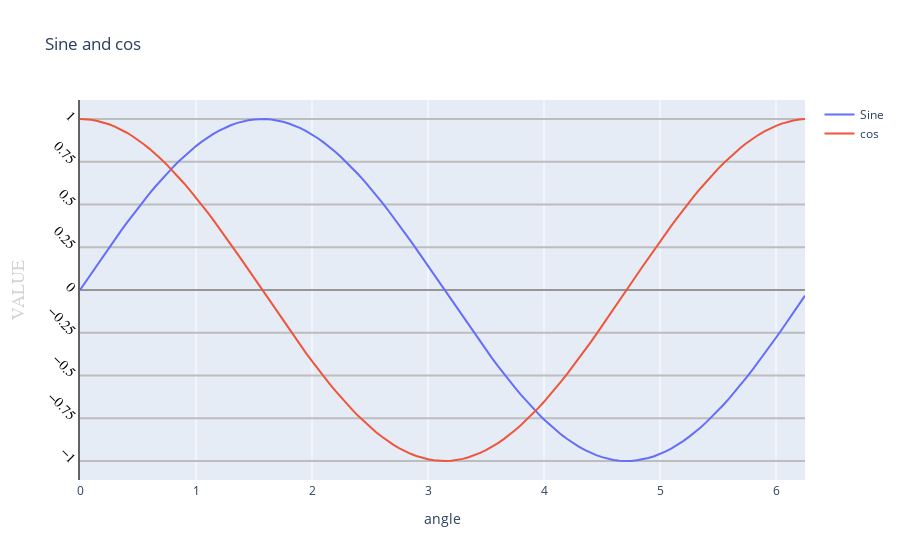

The notebook cell saved with this chart:
### Markdown cell above
### Enhanced Layout

### Code cell
layout = go.Layout(
   title = "Sine and cos",
   xaxis = dict(
      title = 'angle',
      showgrid = True,
      zeroline = True,
      showline = True,
      showticklabels = True,
      gridwidth = 1
   ),
   yaxis = dict(
      showgrid = True,
      zeroline = True,
      showline = True,
      gridcolor = '#bdbdbd',
      gridwidth = 2,
      zerolinecolor = '#969696',
      zerolinewidth = 2,
      linecolor = '#636363',
      linewidth = 2,
      title = 'VALUE',
      titlefont = dict(
         family = 'Arial, sans-serif',
         size = 18,
         color = 'lightgrey'
      ),
      showticklabels = True,
      tickangle = 45,
      tickfont = dict(
      family = 'Old Standard TT, serif',
      size = 14,
      color = 'black'
      ),
      tickmode = 'linear',
      tick0 = 0.0,
      dtick = 0.25
   )
)


fig = go.Figure(data = data, layout = layout)
iplot(fig)
